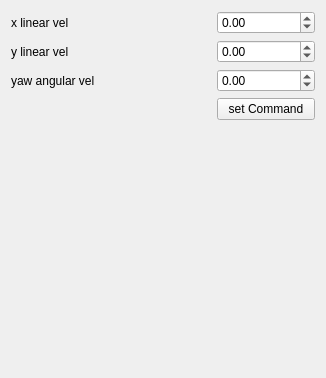
<?xml version="1.0" encoding="UTF-8"?>
<ui version="4.0">
 <class>MainWidget</class>
 <widget class="QWidget" name="MainWidget">
  <property name="enabled">
   <bool>true</bool>
  </property>
  <property name="geometry">
   <rect>
    <x>0</x>
    <y>0</y>
    <width>326</width>
    <height>378</height>
   </rect>
  </property>
  <property name="windowTitle">
   <string>MainWindow</string>
  </property>
  <layout class="QGridLayout" name="gridLayout">
   <item row="1" column="0">
    <widget class="QLabel" name="label">
     <property name="text">
      <string>x linear vel</string>
     </property>
    </widget>
   </item>
   <item row="2" column="0">
    <widget class="QLabel" name="label_2">
     <property name="text">
      <string>y linear vel</string>
     </property>
    </widget>
   </item>
   <item row="2" column="1">
    <widget class="QDoubleSpinBox" name="y_lin_vel_box">
     <property name="minimum">
      <double>-3.000000000000000</double>
     </property>
     <property name="maximum">
      <double>3.000000000000000</double>
     </property>
    </widget>
   </item>
   <item row="1" column="1">
    <widget class="QDoubleSpinBox" name="x_lin_vel_box">
     <property name="minimum">
      <double>-3.000000000000000</double>
     </property>
     <property name="maximum">
      <double>3.000000000000000</double>
     </property>
    </widget>
   </item>
   <item row="3" column="0">
    <widget class="QLabel" name="label_3">
     <property name="text">
      <string>yaw angular vel</string>
     </property>
    </widget>
   </item>
   <item row="3" column="1">
    <widget class="QDoubleSpinBox" name="z_ang_vel_box">
     <property name="minimum">
      <double>-3.000000000000000</double>
     </property>
     <property name="maximum">
      <double>3.000000000000000</double>
     </property>
    </widget>
   </item>
   <item row="5" column="0">
    <spacer name="verticalSpacer">
     <property name="orientation">
      <enum>Qt::Vertical</enum>
     </property>
     <property name="sizeHint" stdset="0">
      <size>
       <width>20</width>
       <height>40</height>
      </size>
     </property>
    </spacer>
   </item>
   <item row="4" column="1">
    <widget class="QPushButton" name="set_command_push_button">
     <property name="text">
      <string>set Command</string>
     </property>
    </widget>
   </item>
   <item row="4" column="0">
    <spacer name="horizontalSpacer">
     <property name="orientation">
      <enum>Qt::Horizontal</enum>
     </property>
     <property name="sizeType">
      <enum>QSizePolicy::Fixed</enum>
     </property>
     <property name="sizeHint" stdset="0">
      <size>
       <width>200</width>
       <height>20</height>
      </size>
     </property>
    </spacer>
   </item>
  </layout>
 </widget>
 <resources/>
 <connections/>
</ui>
